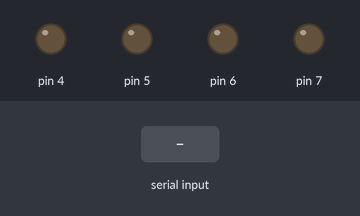
Recording of a sketch running on a simulated Arduino Uno, built with avr-gcc and run on an emulated ATmega328P. Parts: output pins drawn as LEDs (lit = HIGH). The test bench sets the inputs (shaded band).

Above: at 1.2 s.
1.3 s: "F" received over the second serial link
At 2.4 s:
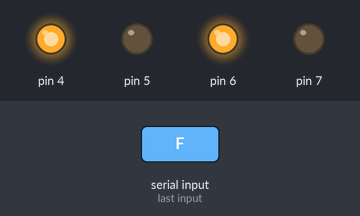
2.8 s: "B" received over the second serial link
At 3.6 s:
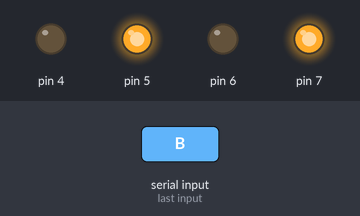
4.3 s: "R" received over the second serial link
At 4.7 s:
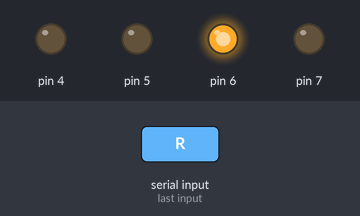
5.8 s: "L" received over the second serial link
At 7.0 s:
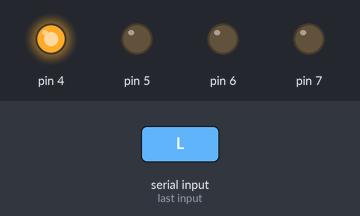
7.3 s: "S" received over the second serial link
At 8.2 s:
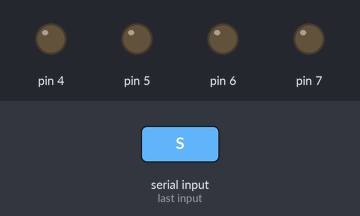
Timing chart, 0 to 9.8 s (numbered marks = the images above; inputs shaded):
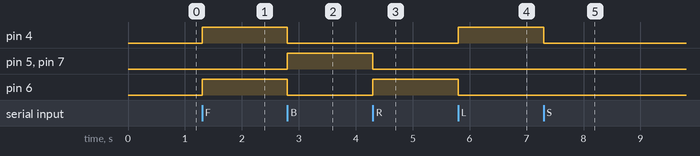

Measured:
- after the input at 1.3 s, pin 4, pin 6: LOW → HIGH at once
- after the input at 2.8 s, pin 4, pin 6: HIGH → LOW at once; pin 5, pin 7: LOW → HIGH at once
- after the input at 4.3 s, pin 5, pin 7: HIGH → LOW at once; pin 6: LOW → HIGH at once
- after the input at 5.8 s, pin 4: LOW → HIGH at once; pin 6: HIGH → LOW at once
- after the input at 7.3 s, pin 4: HIGH → LOW at once

The sketch:

Reciver_Robot.ino
```cpp
#include <SoftwareSerial.h>
SoftwareSerial x(2,3);
bool in[3]={0};//{in1,in2,in3}
char u;
void setup() {
Serial.begin(9600);
x.begin(9600);
for(int i=4;i<8;i++)pinMode(i,OUTPUT);
}
void loop() {
  if (x.available()){
    u=x.read();
    switch(u){
    case 'F' :in[0]=1;in[1]=0;in[2]=1;break;
    case 'B' :in[0]=0;in[1]=1;in[2]=0;break;
    case 'R' :in[0]=0;in[1]=0;in[2]=1;break;
    case 'L' :in[0]=1;in[1]=0;in[2]=0;break;
    case 'S' :in[0]=0;in[1]=0;in[2]=0;break;
    }
    digitalWrite(4,in[0]);
    digitalWrite(5,in[1]);
    digitalWrite(6,in[2]);
    digitalWrite(7,in[1]);
    }
    }
```
